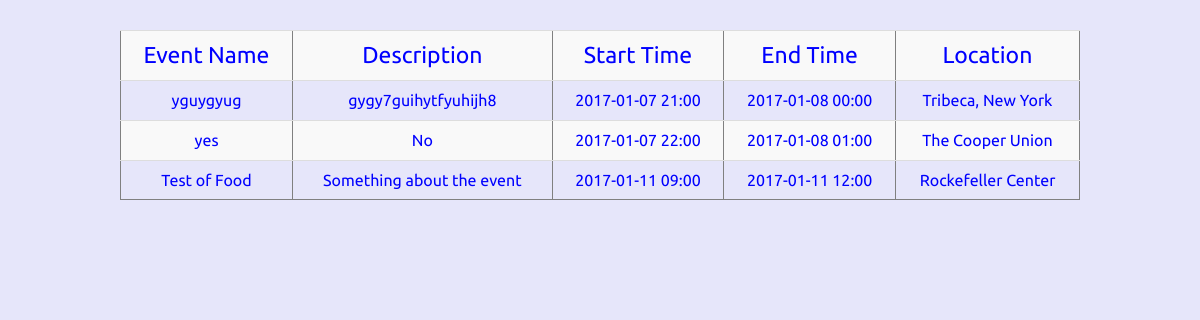
Page /showResults on the earlier database version.
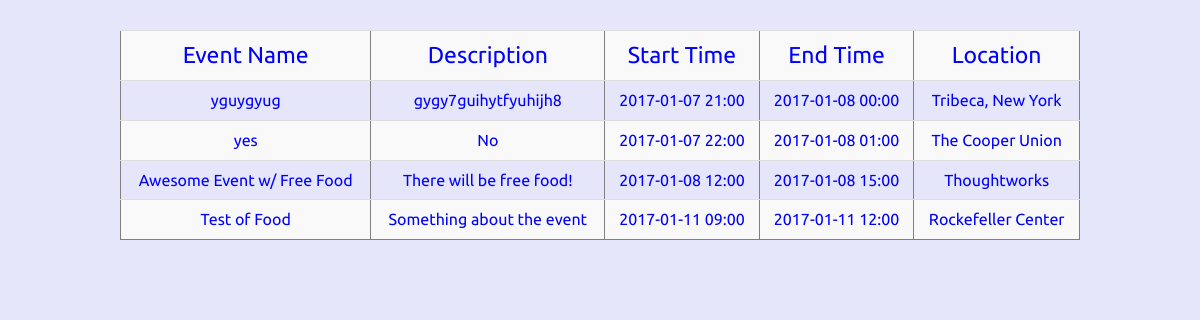
Same page on the later database version.
### tables this page shows
CREATE TABLE events (id TEXT, title TEXT, description TEXT, startTime TEXT, endTime TEXT, geolocation TEXT, address TEXT);

### app.py (the view)
@app.route("/showResults")
def test_tmplt():
    return render_template("result.html",table=parseDB.parse())

### utils/parseDB.py (called while the page is built)
def utc_to_local(utc_dt):
    a = utc_dt.replace('T',' ')
    b = a.split(":00-")
    return b[0]

def parse():
    f = "data/data.db"
    db = sqlite3.connect(f)
    c = db.cursor()
    q = "SELECT * from events"
    a = c.execute(q)
    table = []
    sortTab = []
    for obj in a:
        sortTab.append(obj)
    sortTab.sort(key=lambda x: x[3], reverse=False)
    for entry in sortTab:
        title = entry[1]
        desc = entry[2]
        start = entry[3]
        end = entry[4]
        gps = entry[5].split(',')
        addr = entry[6];
        start =  utc_to_local(start)
        end = utc_to_local(end)
        en = []
        en.append(title)
        en.append(desc)
        en.append(start)
        en.append(end)
        en.append(gps)
        en.append(addr)
        table.append(en)
    return table

### templates/result.html (shortened to what this page needs)
<!DOCTYPE html>
<html>
<head>
  <link type="text/css" rel="stylesheet" href="/static/css/bootstrap.min.css">
  <link rel = stylesheet type=text/css href="{{url_for('static', filename='css/index.css')}}">
</head>
<body onload="initMap()">
  <table border="1px" id="events" class="table table-striped" style="width:80%;margin-left: 10%; margin-top: 30px;">
    <tr id="th">
      <td>Event Name</td>
      <td style="max-width: 35%;">Description</td>
      <td>Start Time</td>
      <td>End Time</td>
      <td>Location</td>
    </tr>
    {% for row in table %}
    <tr>
      <td>{{row[0]}}</td>
      <td>{{row[1]}}</td>
      <td>{{row[2]}}</td>
      <td>{{row[3]}}</td>
      <td>{{row[5]}}</td>
    </tr>
    {% endfor %}
  </table>
  <div id="map"></div>
</body>
</html>

### static/css/index.css (style rules this page uses)
body { background-color: lavender; color: blue; text-align: center; font-family: 'Ubuntu'; }
table { font-size: 16px; padding: 1.5px; }
#th td { font-style: bold; font-size: 23px; }

### templates/result.html (style rules this page uses)
#map { margin-top: 50px; height: 400px; width: 100%; }

Differences in the rows shown:
added events: title "Awesome Event w/ Free Food", description "There will be free food!", row "2017-01-08 12:00", startTime "2017-01-08 15:00", address "Thoughtworks"
